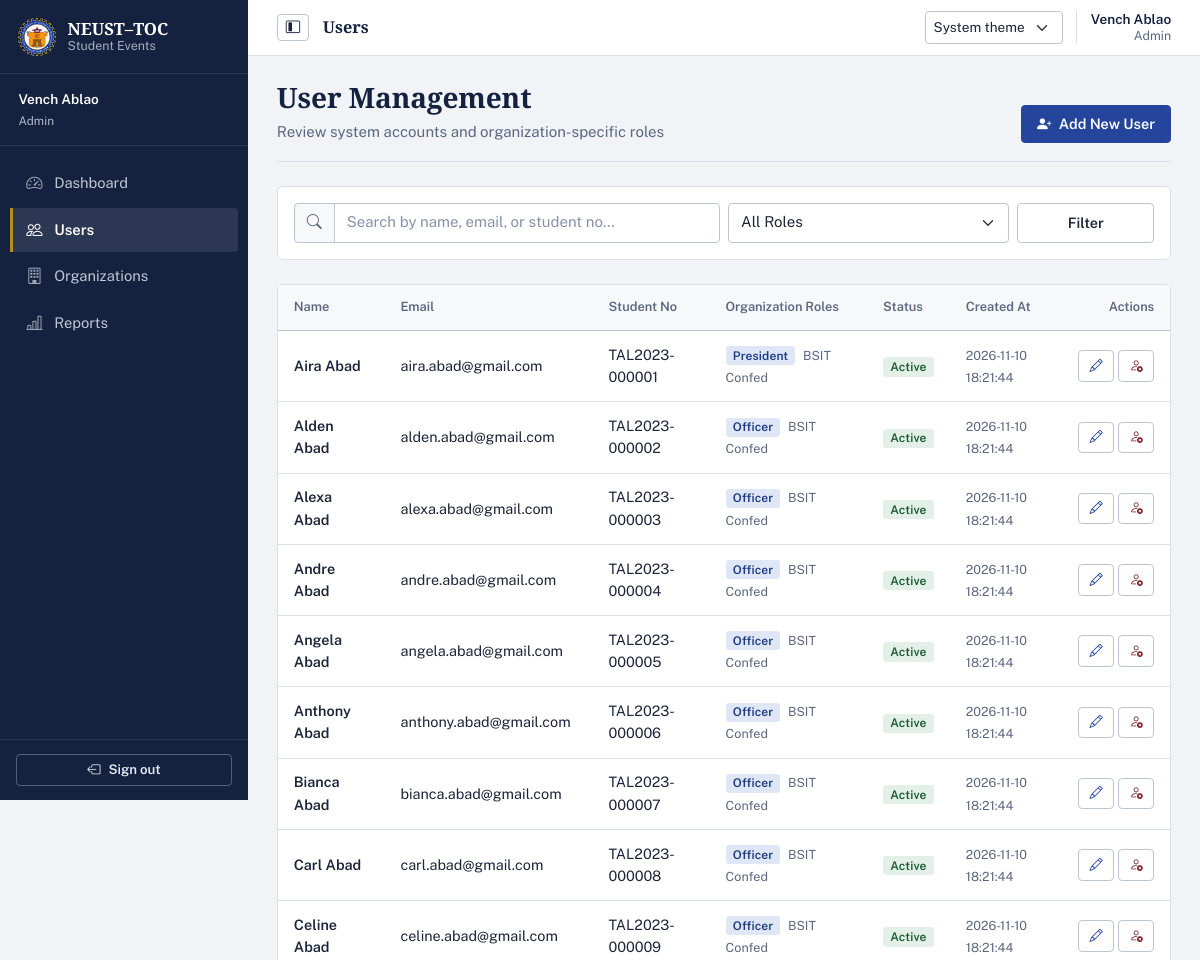
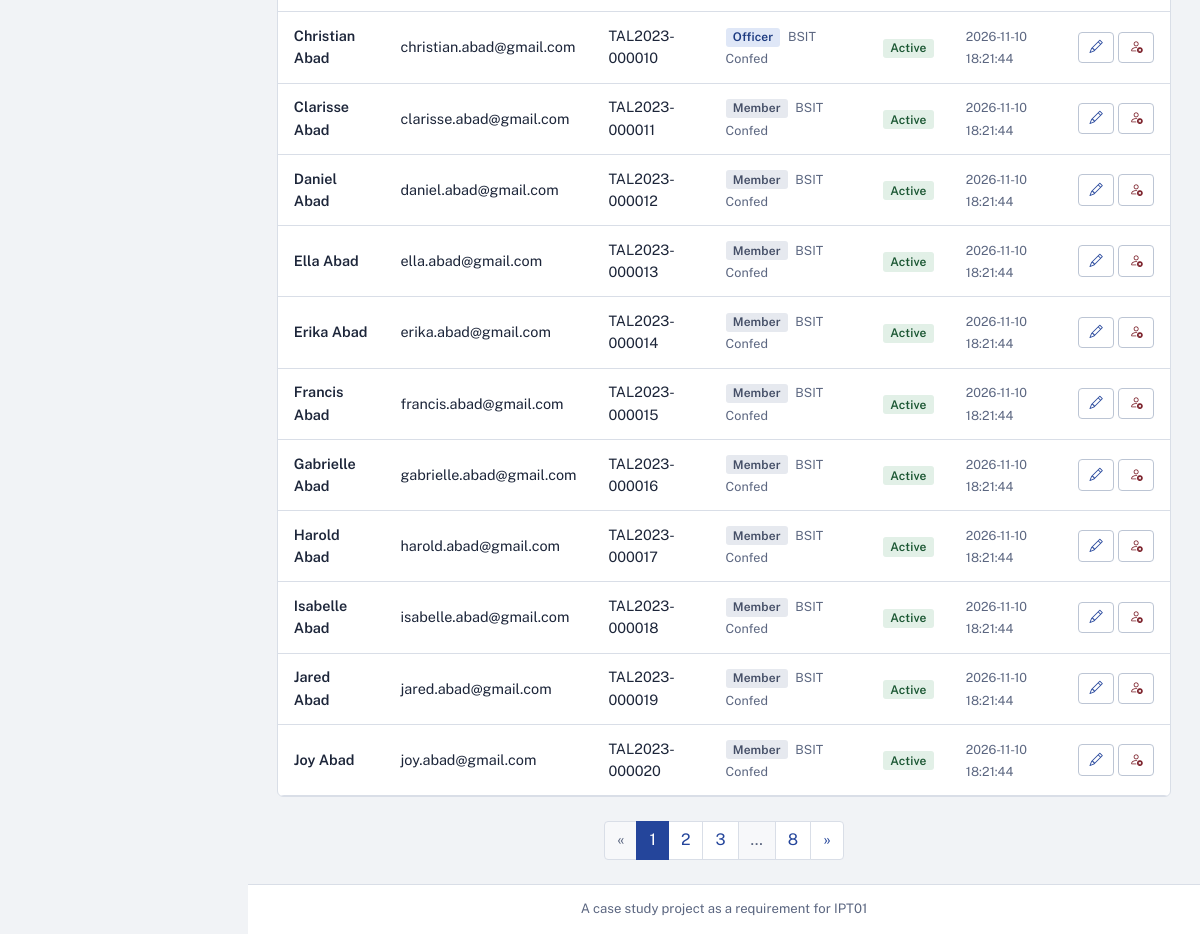
Page /admin/users (signed in) on the committed database (2 pictures, top to bottom).
### tables this page shows
CREATE TABLE users (
    user_id INTEGER PRIMARY KEY AUTOINCREMENT,
    student_no TEXT UNIQUE,
    full_name TEXT NOT NULL,
    email TEXT NOT NULL UNIQUE,
    password_hash TEXT NOT NULL,
    role TEXT NOT NULL CHECK(role IN ('admin', 'officer', 'student')),
    is_active INTEGER NOT NULL DEFAULT 1 CHECK(is_active IN (0, 1)),
    created_at TEXT NOT NULL DEFAULT (strftime('%Y-%m-%d %H:%M:%S', 'now', 'localtime'))
);

### admin_routes.py (the view)
@admin_bp.route('/users')
@admin_required
def users():
    db = get_db()
    search = request.args.get('search', '').strip()
    role_filter = request.args.get('role', '').strip()
    if role_filter not in ('admin', 'president', 'organization_officer', 'member'):
        role_filter = ''
    page = request.args.get('page', 1, type=int)
    per_page = 20
    users_list, total = auth_service.get_all_users(
        db,
        search=search or None,
        role=role_filter or None,
        page=page,
        per_page=per_page
    )
    total_pages = (total + per_page - 1) // per_page if total > 0 else 1
    return render_template(
        'admin/users.html',
        users=users_list,
        search=search,
        role_filter=role_filter,
        page=page,
        total_pages=total_pages,
        total=total
    )

### admin_routes.py (called while the page is built)
def admin_required(f):
    @wraps(f)
    def decorated_function(*args, **kwargs):
        if 'user_id' not in session:
            flash('Please log in to access this page.', 'warning')
            return redirect(url_for('auth.login'))
        if session.get('role') != 'admin':
            abort(403)
        db = get_db()
        user = auth_service.get_user_by_id(db, session['user_id'])
        if not user or not user['is_active']:
            session.clear()
            flash('Your account has been deactivated.', 'danger')
            return redirect(url_for('auth.login'))
        return f(*args, **kwargs)
    return decorated_function

### db.py (called while the page is built)
def get_db():
    if 'db' not in g:
        db_path = current_app.config.get('DATABASE', Config.DATABASE)
        g.db = sqlite3.connect(db_path)
        g.db.row_factory = sqlite3.Row
        g.db.execute('PRAGMA foreign_keys = ON')
    return g.db

### services/auth_service.py (called while the page is built)
def get_user_by_id(db, user_id):
    return db.execute('SELECT * FROM users WHERE user_id = ?', (user_id,)).fetchone()

### services/event_service.py (called while the page is built)
def complete_expired_published_events(db, now=None):
    now = now or datetime.now()
    now_str = now.strftime('%Y-%m-%d %H:%M:%S')
    cursor = db.execute(
        '''UPDATE events
           SET status = 'completed', updated_at = ?
           WHERE status = 'published'
             AND NULLIF(end_at, '') IS NOT NULL
             AND end_at <= ?''',
        (now_str, now_str)
    )
    completed_count = cursor.rowcount
    db.commit()
    return completed_count

### templates/admin/users.html (shortened to what this page needs)
{% extends "base.html" %}
{% block content %}
<div class="page-heading">
    <div>
        <h2 id="user-management-title" class="h3 mb-0">User Management</h2>
        <p class="text-muted mb-0">Review system accounts and organization-specific roles</p>
    </div>
    <a href="{{ url_for('admin.user_new') }}" class="btn btn-primary">
        <i class="bi bi-person-plus-fill me-1"></i> Add New User
    </a>
</div>
<search>
    <div class="card shadow-sm mb-4">
        <div class="card-body">
            <form method="GET" action="{{ url_for('admin.users') }}" class="row g-2">
                <div class="col-md-6">
                    <div class="input-group">
                        <span class="input-group-text bg-white"><i class="bi bi-search"></i></span>
                        <input id="user-search" type="search" name="search" class="form-control" placeholder="Search by name, email, or student no..." value="{{ search }}">
                    </div>
                </div>
                <div class="col-md-4">
                    <select id="role-filter" name="role" class="form-select">
                        <option value="">All Roles</option>
                    </select>
                </div>
                <div class="col-md-2 d-flex gap-2">
                    <button type="submit" class="btn btn-secondary w-100">Filter</button>
                </div>
            </form>
        </div>
    </div>
</search>
<div class="card shadow-sm">
    <div class="card-body p-0">
        {% if users %}
        <div class="table-responsive" role="region" aria-labelledby="user-management-title" tabindex="0">
            <table class="table table-hover align-middle mb-0">
                <thead class="table-light">
                    <tr>
                        <th>Name</th>
                        <th>Email</th>
                        <th>Student No</th>
                        <th>Organization Roles</th>
                        <th>Status</th>
                        <th>Created At</th>
                        <th class="text-end">Actions</th>
                    </tr>
                </thead>
                <tbody>
                    {% for u in users %}
                    <tr>
                        <td class="fw-semibold">{{ u.full_name }}</td>
                        <td>{{ u.email }}</td>
                        <td>{{ u.student_no or '-' }}</td>
                        <td>
                            <div class="d-flex flex-column align-items-start gap-1">
                                {% if u.president_organizations %}
                                <div>
                                    <span class="badge bg-primary">President</span>
                                    <span class="small text-muted ms-1">{{ u.president_organizations }}</span>
                                </div>
                                {% endif %}
                                {% if u.officer_organizations %}
                                <div>
                                    <span class="badge bg-info text-dark">Officer</span>
                                    <span class="small text-muted ms-1">{{ u.officer_organizations }}</span>
                                </div>
                                {% endif %}
                                {% if u.member_organizations %}
                                <div>
                                    <span class="badge bg-secondary">Member</span>
                                    <span class="small text-muted ms-1">{{ u.member_organizations }}</span>
                                </div>
                                {% endif %}
                            </div>
                        </td>
                        <td>
                            {% if u.is_active %}
                            <span class="badge bg-success">Active</span>
                            {% else %}
                            <span class="badge bg-dark">Deactivated</span>
                            {% endif %}
                        </td>
                        <td><small class="text-muted">{{ u.created_at }}</small></td>
                        <td class="text-end">
                            <div class="d-inline-flex gap-1">
                                <a href="{{ url_for('admin.user_edit', user_id=u.user_id) }}" class="btn btn-sm btn-outline-primary" title="Edit User">
                                    <i class="bi bi-pencil"></i>
                                </a>
                                {% if u.user_id != session.user_id %}
                                    {% if u.is_active %}
                                    <form method="POST" action="{{ url_for('admin.user_deactivate', user_id=u.user_id) }}" class="d-inline">
                                        <button type="submit" class="btn btn-sm btn-outline-danger" title="Deactivate" data-confirm="Are you sure you want to deactivate {{ u.full_name }}?">
                                            <i class="bi bi-person-x"></i>
                                        </button>
                                    </form>
                                    {% endif %}
                                {% endif %}
                            </div>
                        </td>
                    </tr>
                    {% endfor %}
                </tbody>
            </table>
        </div>
        {% else %}
        <div class="text-center py-5 text-muted">
            <i class="bi bi-people fs-1 d-block mb-2"></i>
            No users match the search criteria.
        </div>
        {% endif %}
    </div>
</div>
{% include 'components/pagination.html' %}
{% endblock %}

### templates/base.html (shortened to what this page needs)
<!DOCTYPE html>
<html lang="en" data-bs-theme="light" data-theme-preference="system">
<head>
    <link href="https://cdn.jsdelivr.net/npm/bootstrap@5.3.2/dist/css/bootstrap.min.css" rel="stylesheet"
>
    <link rel="stylesheet" href="https://cdn.jsdelivr.net/npm/bootstrap-icons@1.11.3/font/bootstrap-icons.min.css">
    <link rel="stylesheet" href="{{ url_for('static', filename='css/style.css') }}">
</head>
<body>
    {% if current_user %}
    <aside class="sidebar" id="sidebar">
        <div class="sidebar-header">
            <a class="sidebar-brand" href="{{ url_for('index') }}" aria-label="NEUST–TOC Student Events home">
                <img src="{{ url_for('static', filename='images/logo.jpg') }}" alt="" class="sidebar-logo">
                <span class="sidebar-brand-copy">
                    <strong>NEUST–TOC</strong>
                    <small>Student Events</small>
                </span>
            </a>
        </div>
        <div class="sidebar-user">
            <div class="sidebar-user-copy">
                <div class="fw-semibold text-truncate">{{ current_user.full_name }}</div>
                <small class="text-capitalize opacity-75">{{ current_user_display_role }}</small>
            </div>
        </div>
        <nav class="sidebar-nav" aria-label="Main navigation">
            <ul class="nav flex-column">
                {% if session.role == 'admin' %}
                <li class="nav-item">
                    <a class="nav-link {% if request.endpoint == 'admin.dashboard' %}active{% endif %}"
                       aria-label="Dashboard"
                       href="{{ url_for('admin.dashboard') }}">
                        <i class="bi bi-speedometer2 me-2" aria-hidden="true"></i><span class="nav-label">Dashboard</span>
                    </a>
                </li>
                <li class="nav-item">
                    <a class="nav-link {% if request.endpoint and request.endpoint.startswith('admin.user') %}active{% endif %}"
                       {% if request.endpoint and request.endpoint.startswith('admin.user') %}aria-current="page"{% endif %}
                       aria-label="Users"
                       href="{{ url_for('admin.users') }}">
                        <i class="bi bi-people me-2" aria-hidden="true"></i><span class="nav-label">Users</span>
                    </a>
                </li>
                <li class="nav-item">
                    <a class="nav-link {% if request.endpoint and request.endpoint.startswith('admin.organization') %}active{% endif %}"
                       aria-label="Organizations"
                       href="{{ url_for('admin.organizations') }}">
                        <i class="bi bi-building me-2" aria-hidden="true"></i><span class="nav-label">Organizations</span>
                    </a>
                </li>
                <li class="nav-item">
                    <a class="nav-link {% if request.endpoint == 'admin.reports' %}active{% endif %}"
                       aria-label="Reports"
                       href="{{ url_for('admin.reports') }}">
                        <i class="bi bi-bar-chart-line me-2" aria-hidden="true"></i><span class="nav-label">Reports</span>
                    </a>
                </li>
                {% endif %}
            </ul>
        </nav>
        <div class="sidebar-footer">
            <form method="POST" action="{{ url_for('auth.logout') }}">
                <button type="submit" class="btn btn-outline-light btn-sm w-100" aria-label="Sign out">
                <i class="bi bi-box-arrow-left me-2" aria-hidden="true"></i><span class="nav-label">Sign out</span>
                </button>
            </form>
        </div>
    </aside>
    {% endif %}
    <main class="{{ 'main-content' if current_user else 'guest-content' }}">
        {% if current_user %}
        <header class="app-topbar">
            <div class="topbar-leading">
                <button class="btn btn-outline-secondary sidebar-toggle" type="button" id="sidebarToggle"
                        aria-label="Collapse navigation" aria-controls="sidebar" aria-expanded="true">
                    <i class="bi bi-layout-sidebar-inset" aria-hidden="true"></i>
                </button>
                <div class="topbar-breadcrumb">
                    <span class="topbar-current">
                        {{ request.endpoint.rsplit('.', 1)[-1]|replace('_', ' ')|title if request.endpoint else 'Home' }}
                    </span>
                </div>
            </div>
            <div class="topbar-actions">
                <select class="form-select form-select-sm theme-picker" id="themePicker" data-theme-picker>
                    <option value="system">System theme</option>
                </select>
                <span class="topbar-account d-none d-sm-flex">
                    <span class="topbar-account-name">{{ current_user.full_name }}</span>
                    <span class="topbar-account-role text-capitalize">{{ current_user_display_role }}</span>
                </span>
            </div>
        </header>
        {% endif %}
        <div class="{{ 'container-fluid py-4' if current_user else 'container' }}">
            {% block content %}{% endblock %}
        </div>
        {% if current_user %}
        <footer class="app-footer">
            <div class="container-fluid">
                <p class="mb-0 text-center text-muted small">
                    A case study project as a requirement for IPT01
                </p>
            </div>
        </footer>
        {% endif %}
    </main>
</body>
</html>

### rows in the picture
users: full_name "Vench Ablao", role "Admin"
users: full_name "Aira Abad", email "aira.abad@gmail.com", student_no "TAL2023-000001", president_organizations "BSIT Confed", is_active "Active", created_at "2026-11-10 18:21:44"
users: full_name "Alden Abad", email "alden.abad@gmail.com", student_no "TAL2023-000002", officer_organizations "BSIT Confed", is_active "Active", created_at "2026-11-10 18:21:44"
users: full_name "Alexa Abad", email "alexa.abad@gmail.com", student_no "TAL2023-000003", officer_organizations "BSIT Confed", is_active "Active", created_at "2026-11-10 18:21:44"
users: full_name "Andre Abad", email "andre.abad@gmail.com", student_no "TAL2023-000004", officer_organizations "BSIT Confed", is_active "Active", created_at "2026-11-10 18:21:44"
users: full_name "Angela Abad", email "angela.abad@gmail.com", student_no "TAL2023-000005", officer_organizations "BSIT Confed", is_active "Active", created_at "2026-11-10 18:21:44"
users: full_name "Anthony Abad", email "anthony.abad@gmail.com", student_no "TAL2023-000006", officer_organizations "BSIT Confed", is_active "Active", created_at "2026-11-10 18:21:44"
users: full_name "Bianca Abad", email "bianca.abad@gmail.com", student_no "TAL2023-000007", officer_organizations "BSIT Confed", is_active "Active", created_at "2026-11-10 18:21:44"
users: full_name "Carl Abad", email "carl.abad@gmail.com", student_no "TAL2023-000008", officer_organizations "BSIT Confed", is_active "Active", created_at "2026-11-10 18:21:44"
users: full_name "Celine Abad", email "celine.abad@gmail.com", student_no "TAL2023-000009", officer_organizations "BSIT Confed", is_active "Active", created_at "2026-11-10 18:21:44"
users: full_name "Christian Abad", email "christian.abad@gmail.com", student_no "TAL2023-000010", officer_organizations "BSIT Confed", is_active "Active", created_at "2026-11-10 18:21:44"
users: full_name "Clarisse Abad", email "clarisse.abad@gmail.com", student_no "TAL2023-000011", member_organizations "BSIT Confed", is_active "Active", created_at "2026-11-10 18:21:44"
users: full_name "Daniel Abad", email "daniel.abad@gmail.com", student_no "TAL2023-000012", member_organizations "BSIT Confed", is_active "Active", created_at "2026-11-10 18:21:44"
users: full_name "Ella Abad", email "ella.abad@gmail.com", student_no "TAL2023-000013", member_organizations "BSIT Confed", is_active "Active", created_at "2026-11-10 18:21:44"
users: full_name "Erika Abad", email "erika.abad@gmail.com", student_no "TAL2023-000014", member_organizations "BSIT Confed", is_active "Active", created_at "2026-11-10 18:21:44"
users: full_name "Francis Abad", email "francis.abad@gmail.com", student_no "TAL2023-000015", member_organizations "BSIT Confed", is_active "Active", created_at "2026-11-10 18:21:44"
users: full_name "Gabrielle Abad", email "gabrielle.abad@gmail.com", student_no "TAL2023-000016", member_organizations "BSIT Confed", is_active "Active", created_at "2026-11-10 18:21:44"
users: full_name "Harold Abad", email "harold.abad@gmail.com", student_no "TAL2023-000017", member_organizations "BSIT Confed", is_active "Active", created_at "2026-11-10 18:21:44"
users: full_name "Isabelle Abad", email "isabelle.abad@gmail.com", student_no "TAL2023-000018", member_organizations "BSIT Confed", is_active "Active", created_at "2026-11-10 18:21:44"
users: full_name "Jared Abad", email "jared.abad@gmail.com", student_no "TAL2023-000019", member_organizations "BSIT Confed", is_active "Active", created_at "2026-11-10 18:21:44"
users: full_name "Joy Abad", email "joy.abad@gmail.com", student_no "TAL2023-000020", member_organizations "BSIT Confed", is_active "Active", created_at "2026-11-10 18:21:44"

### other values in the picture
{{ p }} "1" "2" "3"
{{ total_pages }} "8"
